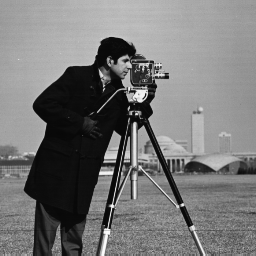
%> input picture cameraman.tif, 256 x 256 px
$ octave bicubictransform.m   (GNU Octave 9; MATLAB toolbox functions it lacks are replaced by stand-ins)
%> lines starting %> are read from the running program, lines starting %| are printed output that depends on the picture
% bicubictransform.m

% Read the input image
img = imread('cameraman.tif');
%> img is the input picture: size 256x256 uint8; min 7, max 253, mean 118.7

% Display original image
figure(1);
imshow(img);
title('Original Cameraman Image');

% Transformation parameters
row_scale = 2.4;            % Enlarge rows
col_scale = 1/1.4;          % Shrink columns
rotation_angle = 33.5;      % degrees, clockwise

% Step 1: Resize along rows and columns
resized_img = imresize(img, [round(size(img,1)*row_scale), round(size(img,2)*col_scale)], 'bicubic');
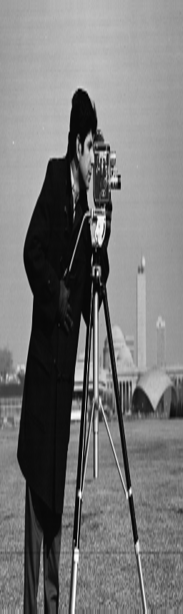
%> resized_img: size 614x183 uint8; min 0, max 255, mean 118.7

% Step 2: Rotate clockwise (MATLAB uses counterclockwise by default)
rotated_img = imrotate(resized_img, -rotation_angle, 'bicubic', 'crop');
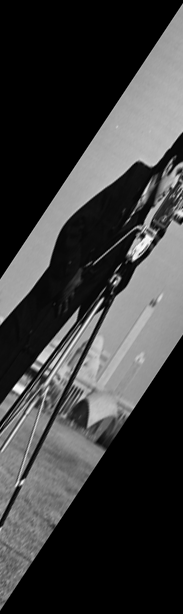
%> rotated_img: size 614x183 uint8; min 0, max 255, mean 60.4

% Show result
figure(2);
imshow(rotated_img, []);
title('Figure 1: Enlarge rows x2.4, shrink cols by x1.4, rotate +33.5 deg (bicubic)');

% Step 3: Inverse operations
inv_rotated_img = imrotate(rotated_img, rotation_angle, 'bicubic', 'crop');
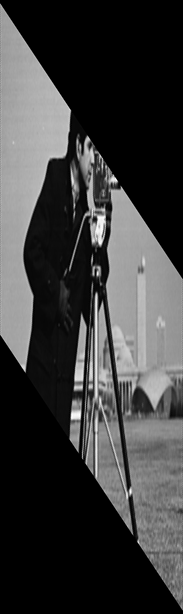
%> inv_rotated_img: size 614x183 uint8; min 0, max 255, mean 60.4; mean of the top-left, top-right, bottom-left and bottom-right quarters 82.1, 42.8, 20.6, 95.9
inv_img = imresize(inv_rotated_img, [size(img,1), size(img,2)], 'bicubic');
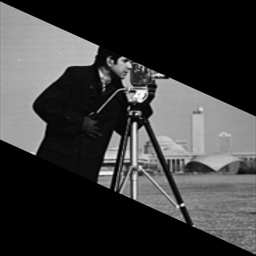
%> inv_img: size 256x256 uint8; min 0, max 255, mean 60.4

figure(3);
imshow(inv_img, []);
title('Figure 2: Inverse Transform of Figure 1');

% Step 4: Difference image
diff_img = imabsdiff(img, inv_img);
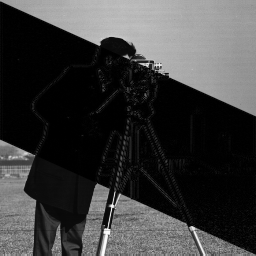
%> diff_img: size 256x256 uint8; min 0, max 253, mean 60.5

figure(4);
imshow(diff_img, []);
title('Figure 3: Difference: Original vs. Inverse Transformed');

% Interpretation:
% Bright pixels → Large difference (where geometric/information loss occurs).
% Dark pixels → Little/no difference (accurate reconstruction).

$ run again, with woman_blonde.tif copied over cameraman.tif
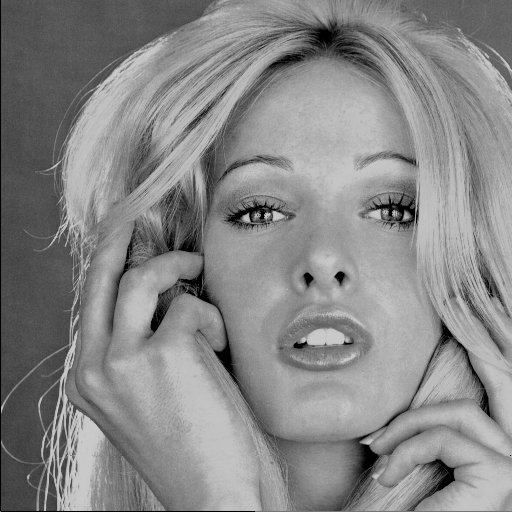
%> input picture woman_blonde.tif, 512 x 512 px
%> img is the input picture: size 512x512 uint8; min 0, max 202, mean 135.1
%> `inv_rotated_img = imrotate(rotated_img, rotation_angle, 'bicubic', 'cr..`:
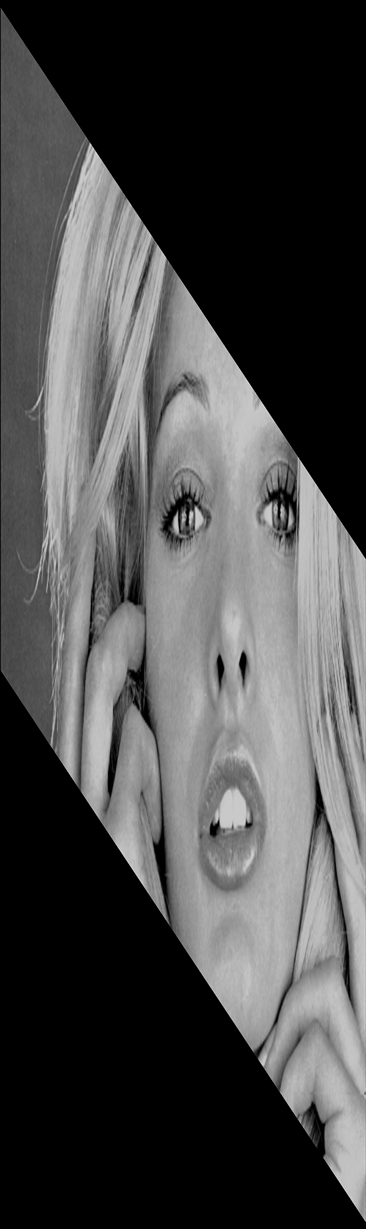
%> inv_rotated_img: size 1229x366 uint8; min 0, max 219, mean 73.8
%> `diff_img = imabsdiff(img, inv_img);`:
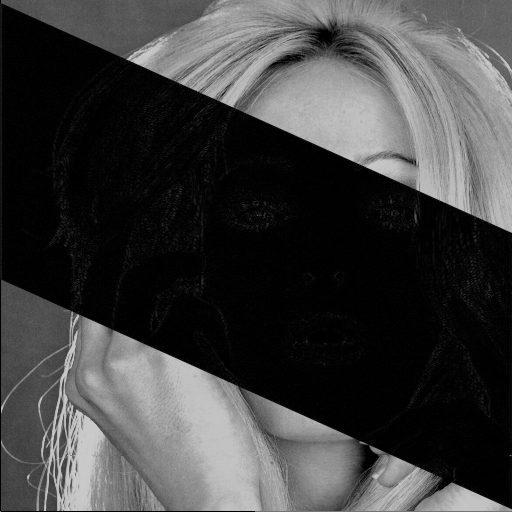
%> diff_img: size 512x512 uint8; min 0, max 202, mean 63
